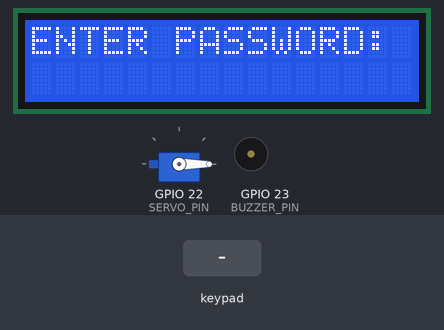
A sketch run on a simulated ESP32. Parts: servo, 16×2 character LCD, buzzer (waves = sounding, pin HIGH). The test bench sets the inputs (shaded band). What the sketch prints to the serial monitor is not drawn.

Above: at 1.2 s.
1.3 s: keypad keys * 1 A 0 # pressed 0.4 s apart
At 4.5 s:
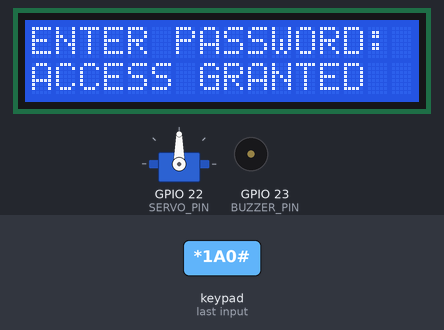
4.8 s: keypad keys 2 1 1 9 1 8 5 pressed 0.4 s apart
At 8.8 s:
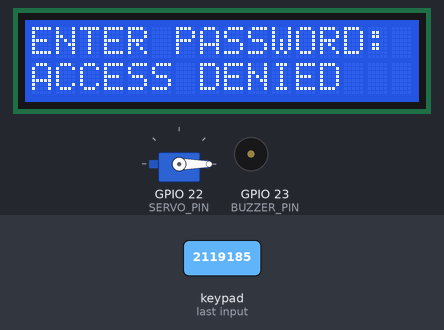
9.5 s: key '1' pressed
At 10.0 s:
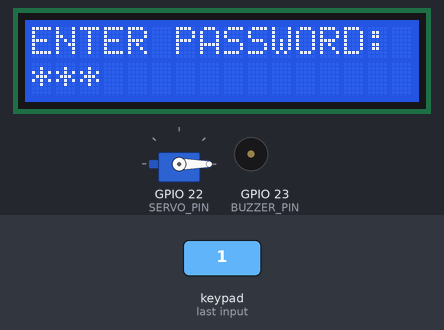
11.1 s: key '2' pressed
At 12.4 s:
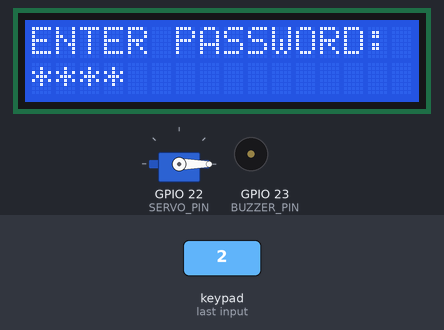
Timing chart, 0 to 13.7 s (numbered marks = the images above; inputs shaded):
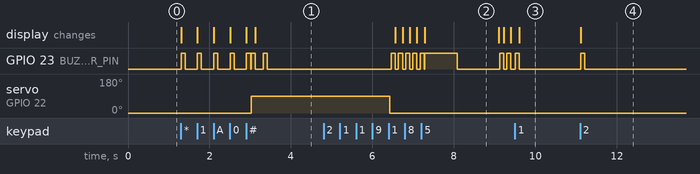

Measured:
- after the input at 1.3 s, GPIO 23 (BUZZER_PIN): goes 4 × (HIGH 0.10 s, LOW 0.30 s), HIGH 0.10 s, LOW 0.02 s, HIGH 0.10 s, LOW 0.20 s, HIGH 0.10 s, then LOW, starting at once; servo on GPIO 22 (SERVO_PIN): 0° → 90° after 1.7 s; the display: first changes at once (image 1 shows a later state)
- after the input at 4.8 s, the display: first changes after 1.8 s (image 2 shows a later state)
- after the input at 9.5 s, GPIO 23 (BUZZER_PIN): LOW → HIGH at once, → LOW 0.10 s later; the display: changes after 0.11 s (image 3)
- after the input at 11.1 s, GPIO 23 (BUZZER_PIN): LOW → HIGH at once, → LOW 0.10 s later; the display: changes at once (image 4)
- what the display in image 2 shows lasts 1.8 s, from 7.3 s to 9.1 s

The sketch:

022-04_keypad_door__lib.ino
```cpp
/**********************************************************************
* Filename    : 022-04_keypad_door__lib
* Description : Using Matrix Keypad, LCD, Buzzer and servo
* to build a keypad door.
* Auther      : Alternatives Solutions
* Modification: 2026/03/18
**********************************************************************/

//Open Arduino IDE -> Library Manager.
//Search for "Keypad".
//Install the one by Mark Stanley & Alexander Brevig.
//Search for "ESP32Servo".
//Install the one by Kevin Harrington, John K. Bennett.

#include <LiquidCrystal_I2C.h>
#include <Wire.h>
#include <Keypad.h>
#include <ESP32Servo.h>

// --- Configuration ---
const int SERVO_PIN = 22;
const int BUZZER_PIN = 23;
const int SDA_PIN = 15;
const int SCL_PIN = 13;

const int PWD_LEN = 5;  // Length of "*1A0#"
const int SERVO_LOCKED = 0;
const int SERVO_UNLOCKED = 90; // Changed to 90 for a full quarter turn
const int BUZZ_SHORT = 100;
const int BUZZ_LONG = 800;

// --- Keypad Setup ---
const byte ROWS = 4;
const byte COLS = 4;
byte rowsPins[ROWS] = {21, 19, 18, 5};
byte colsPins[COLS] = {26, 27, 14, 12};

char keys[ROWS][COLS] = {
  {'1', '2', '3', 'A'},
  {'4', '5', '6', 'B'},
  {'7', '8', '9', 'C'},
  {'*', '0', '#', 'D'}
};

Keypad pad = Keypad(makeKeymap(keys), rowsPins, colsPins, ROWS, COLS);
LiquidCrystal_I2C* lcdPtr = nullptr;
Servo servObj;

const char MASTER_PWD[] = "*1A0#";

void setup() {
  Serial.begin(115200);

  pinMode(BUZZER_PIN, OUTPUT);
  setupServo();
  setupLCD();

  Serial.println("System Ready.");
}

void loop() {
  char usrPwd[PWD_LEN + 1]; // +1 for the null terminator \0
  memset(usrPwd, 0, sizeof(usrPwd));

  promptPassword();
  captureInput(usrPwd, PWD_LEN);

  if (checkAccess(usrPwd)) {
    handleSuccess();
  } else {
    handleFailure();
  }
}

// --- Logic Functions ---

void captureInput(char* buffer, int length) {
  for (int i = 0; i < length; i++) {
    char key = pad.waitForKey();
    buffer[i] = key;

    // UI Feedback
    lcdPtr->setCursor(i, 1);
    lcdPtr->print('*');
    triggerBuzzer(BUZZ_SHORT);
  }
  buffer[length] = '\0'; // Manually ensure null termination
}

bool checkAccess(char* input) {
  return (strncmp(input, MASTER_PWD, PWD_LEN) == 0);
}

void handleSuccess() {
  lcdPtr->setCursor(0, 1);
  lcdPtr->print("ACCESS GRANTED  ");
  servObj.write(SERVO_UNLOCKED);
  triggerBuzzer(BUZZ_SHORT);
  delay(200);
  triggerBuzzer(BUZZ_SHORT); // Double beep for success

  delay(3000); // Keep door open
  servObj.write(SERVO_LOCKED);
}

void handleFailure() {
  lcdPtr->setCursor(0, 1);
  lcdPtr->print("ACCESS DENIED   ");
  triggerBuzzer(BUZZ_LONG); // One long "error" beep
  delay(1000);
}

// --- Hardware Helpers ---

void triggerBuzzer(int duration) {
  digitalWrite(BUZZER_PIN, HIGH);
  delay(duration);
  digitalWrite(BUZZER_PIN, LOW);
}

void promptPassword() {
  if (lcdPtr) {
    lcdPtr->clear();
    lcdPtr->setCursor(0, 0);
    lcdPtr->print("ENTER PASSWORD:");
  }
}

void setupServo() {
  servObj.setPeriodHertz(50);
  servObj.attach(SERVO_PIN, 500, 2500);
  servObj.write(SERVO_LOCKED);
}

void setupLCD() {
  Wire.begin(SDA_PIN, SCL_PIN);
  lcdPtr = new LiquidCrystal_I2C(0x27, 16, 2);
  lcdPtr->init();
  lcdPtr->backlight();
}
```
